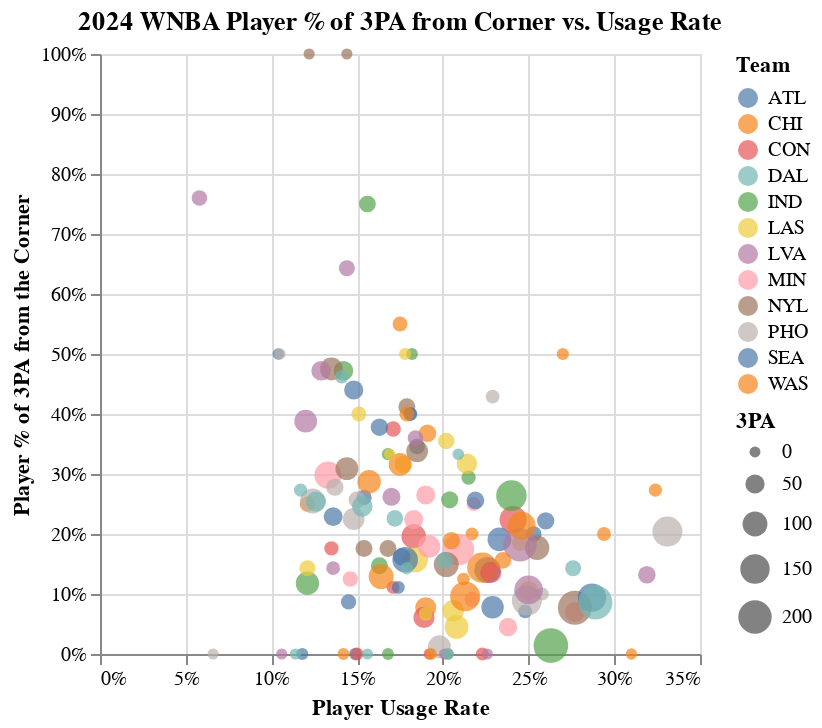

This figure's notebook cell:
### Code cell
import altair as alt

# Create scatter plot
chart2 = alt.Chart(filtered_df).mark_circle().encode(
    x=alt.X('USG%:Q', title='Player Usage Rate', axis=alt.Axis(format='%')),
    y=alt.Y('%3PA:Q', title='Player % of 3PA from the Corner', axis=alt.Axis(format='%')),
    size=alt.Size('3PA:Q', scale=alt.Scale(range=[30, 300]), title='3PA'),
    color=alt.Color('Tm:N', title='Team'),
    tooltip=['Player:N', 'USG%:Q', '%3PA:Q', '3PA:Q']
).properties(
    title='2024 WNBA Player % of 3PA from Corner vs. Usage Rate'
)

chart2

### Figure 1 — Vega-Lite specification as saved in the notebook (floating-point values rounded to 4 significant figures; data arrays with more than 128 entries replaced by an {"elided": "..."} marker saying what was removed)
{"config": {"view": {"continuousWidth": 300, "continuousHeight": 300}}, "data": {"name": "data-136ff8fa4079e6a6cb990fcb20d57356"}, "mark": {"type": "circle"}, "encoding": {"color": {"field": "Tm", "title": "Team", "type": "nominal"}, "size": {"field": "3PA", "scale": {"range": [30, 300]}, "title": "3PA", "type": "quantitative"}, "tooltip": [{"field": "Player", "type": "nominal"}, {"field": "USG%", "type": "quantitative"}, {"field": "%3PA", "type": "quantitative"}, {"field": "3PA", "type": "quantitative"}], "x": {"axis": {"format": "%"}, "field": "USG%", "title": "Player Usage Rate", "type": "quantitative"}, "y": {"axis": {"format": "%"}, "field": "%3PA", "title": "Player % of 3PA from the Corner", "type": "quantitative"}}, "title": "2024 WNBA Player % of 3PA from Corner vs. Usage Rate", "$schema": "https://vega.github.io/schema/vega-lite/v5.8.0.json", "datasets": {"data-136ff8fa4079e6a6cb990fcb20d57356": {"elided": "155 records"}}}
